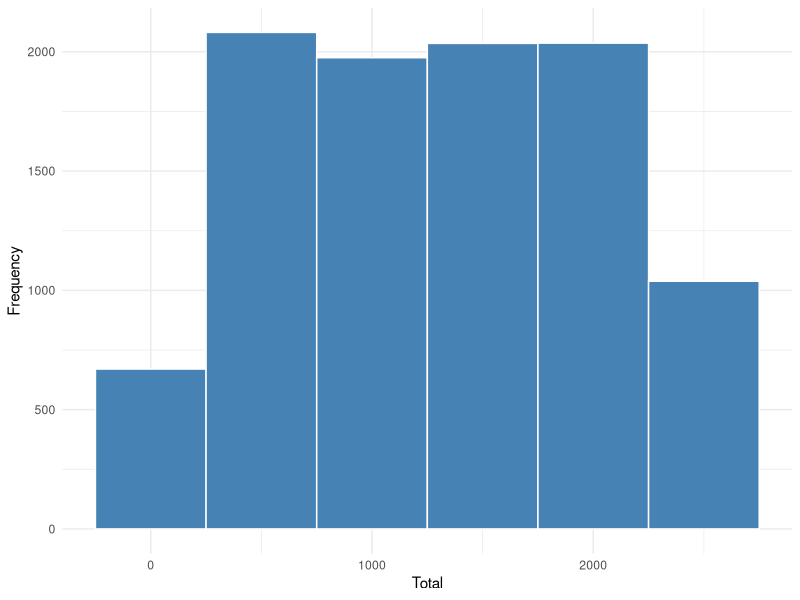

Write R code to recreate this figure.
# Changes and sets working directory
dir<-getwd()
dir<-gsub("R-Scripts","",dir)
setwd(dir)

library(ggplot2)

df<-read.csv("Datasets/all_cities.csv")

chart<-ggplot(df,aes(x=total))+geom_histogram(binwidth = 500,color="white",fill="steelblue")+labs(x="Total",y="Frequency")+theme_minimal()

